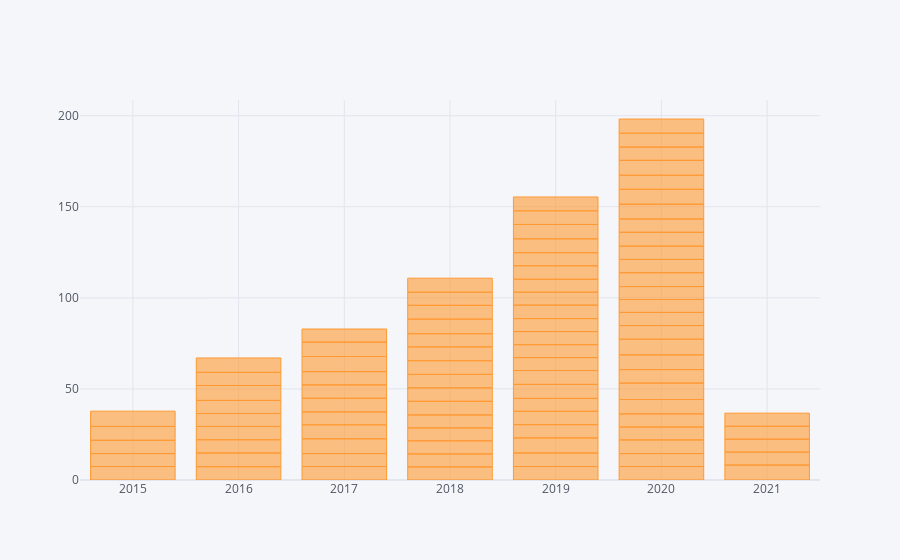

Here is the notebook cell this chart was saved with:
### Code cell
data1.iplot(kind='bar',x='year',y='Score')

### Figure 1 — Plotly figure (JSON) as saved in the notebook; plotly's stock layout.template omitted (floating-point values rounded to 4 significant figures)
{"data": [{"marker": {"color": "rgba(255, 153, 51, 0.6)", "line": {"color": "rgba(255, 153, 51, 1.0)", "width": 1}}, "name": "Score", "orientation": "v", "text": "", "type": "bar", "x": [2018, 2016, 2019, 2018, 2019, 2018, 2018, 2016, 2017, 2020, 2020, 2019, 2018, 2019, 2019, 2019, 2018, 2019, 2017, 2016, 2020, 2020, 2015, 2015, 2020, 2020, 2015, 2020, 2015, 2020, 2020, 2019, 2019, 2017, 2020, 2021, 2016, 2020, 2016, 2015, 2020, 2020, 2020, 2020, 2017, 2017, 2019, 2020, 2019, 2018, 2019, 2018, 2016, 2017, 2018, 2018, 2020, 2016, 2017, 2018, 2020, 2020, 2018, 2017, 2020, 2020, 2016, 2020, 2020, 2019, 2019, 2016, 2021, 2017, 2020, 2019, 2020, 2019, 2017, 2019, 2018, 2018, 2021, 2019, 2021, 2021, 2020, 2018, 2017, 2019, 2019, 2019], "y": [7.2, 7.3, 7.4, 7.1, 7.4, 7.2, 7.1, 7.5, 7.4, 7.4, 7.1, 8.3, 7.1, 7.3, 7.3, 7.1, 7.5, 7.7, 7.1, 7.3, 7.5, 7.1, 7.4, 7.1, 7.2, 7.9, 7.3, 9, 7.6, 7.4, 8.1, 7.6, 7.1, 8.1, 8.6, 8.2, 7.3, 7.5, 7.1, 8.4, 7.2, 7.1, 7.1, 7.6, 7.7, 7.1, 7.1, 7.3, 7.2, 7.4, 7.1, 7.4, 7.2, 7.5, 7.5, 7.6, 7.3, 8.2, 7.3, 7.2, 7.6, 7.3, 8, 7.3, 8.1, 8.2, 7.2, 7.7, 8.2, 7.4, 7.1, 7.9, 7.1, 8.3, 7.3, 7.1, 7.6, 7.4, 7.9, 7.2, 7.6, 7.2, 7.1, 7.6, 7.1, 7.2, 7.8, 7.7, 7.2, 7.9, 7.5, 7.6]}], "layout": {"legend": {"bgcolor": "#F5F6F9", "font": {"color": "#4D5663"}}, "paper_bgcolor": "#F5F6F9", "plot_bgcolor": "#F5F6F9", "title": {"font": {"color": "#4D5663"}}, "xaxis": {"gridcolor": "#E1E5ED", "showgrid": true, "tickfont": {"color": "#4D5663"}, "title": {"font": {"color": "#4D5663"}, "text": ""}, "zerolinecolor": "#E1E5ED"}, "yaxis": {"gridcolor": "#E1E5ED", "showgrid": true, "tickfont": {"color": "#4D5663"}, "title": {"font": {"color": "#4D5663"}, "text": ""}, "zerolinecolor": "#E1E5ED"}}}
